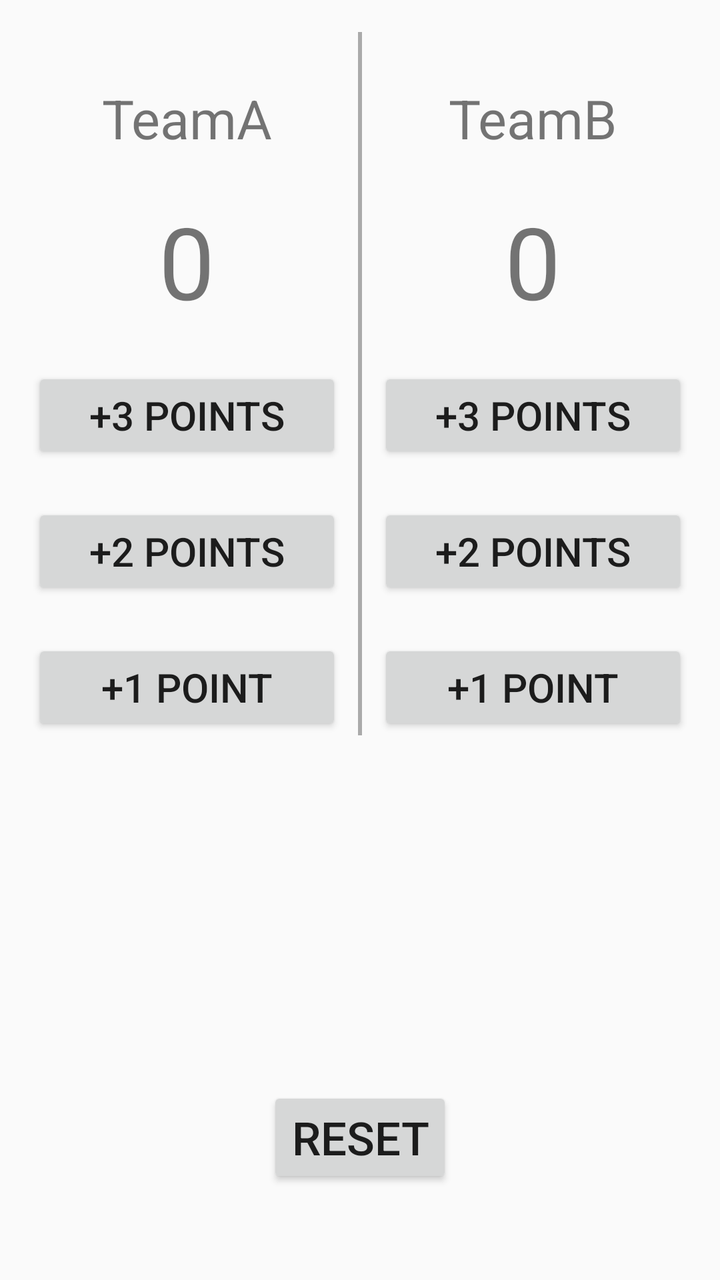
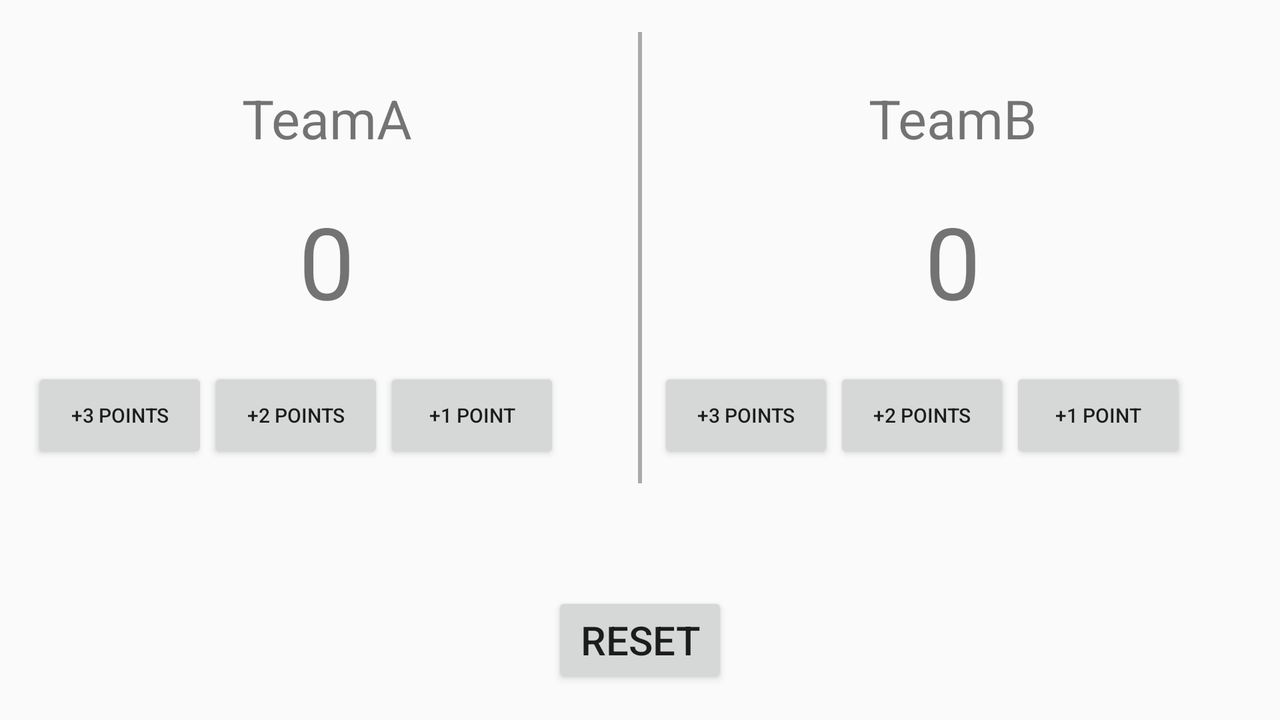

One screen, two layout resources from the same app: the default and the author's alternative for another configuration. Each is rendered where Android would select it; the XML of both is given below.
<!-- AndroidManifest.xml: application theme AppTheme -->
<!-- res/layout/team1.xml -->
<?xml version="1.0" encoding="utf-8"?>
<RelativeLayout xmlns:android="http://schemas.android.com/apk/res/android"
    xmlns:app="http://schemas.android.com/apk/res-auto"
    xmlns:tools="http://schemas.android.com/tools"
    android:layout_width="match_parent"
    android:layout_height="match_parent"
    android:paddingBottom="16dp"
    android:paddingLeft="16dp"
    android:paddingRight="16dp"
    android:paddingTop="16dp"
    tools:context=".teamActivity">

    <LinearLayout
        android:orientation="horizontal"
        android:layout_width="match_parent"
        android:layout_height="wrap_content">
        <LinearLayout
            android:orientation="vertical"
            android:layout_width="0dp"
            android:layout_height="wrap_content"
            android:layout_weight="1">



            <TextView
                android:id="@+id/text11"
                android:layout_width="match_parent"
                android:layout_height="wrap_content"
                android:gravity="center"
                android:textSize="27sp"
                android:layout_marginTop="25dp"
                android:layout_marginBottom="10dp"
                android:text="@string/t1" />

            <TextView
                android:id="@+id/text12"
                android:layout_width="match_parent"
                android:layout_height="wrap_content"
                android:textSize="50sp"
                android:gravity="center"
                android:layout_marginTop="10dp"
                android:layout_marginBottom="10dp"
                android:text="@string/sc" />

            <Button
                android:id="@+id/btn13"
                android:layout_width="match_parent"
                android:layout_height="wrap_content"
                android:layout_below="@+id/textView3"
                android:layout_marginTop="10dp"
                android:layout_marginBottom="10dp"
                android:onClick="btnAdd3"
                android:text="@string/s3"
                android:textSize="20sp" />

            <Button
                android:id="@+id/btn12"
                android:layout_width="match_parent"
                android:layout_height="wrap_content"
                android:layout_below="@+id/button3"
                android:layout_marginTop="10dp"
                android:layout_marginBottom="10dp"
                android:onClick="btnAdd2"
                android:text="@string/s2"
                android:textSize="20sp" />

            <Button
                android:id="@+id/btn11"
                android:layout_width="match_parent"
                android:layout_height="wrap_content"
                android:layout_alignParentTop="true"
                android:layout_marginTop="10dp"
                android:onClick="btnAdd3"
                android:text="@string/s1"
                android:textSize="20sp" />




        </LinearLayout>

        <TextView
            android:layout_width="2dp"
            android:layout_height="match_parent"
            android:layout_marginLeft="8dp"
            android:layout_marginRight="8dp"
            android:background="@android:color/darker_gray" />


        <LinearLayout
            android:orientation="vertical"
            android:layout_width="0dp"
            android:layout_height="wrap_content"
            android:layout_weight="1"
            android:layout_alignParentTop="true"
            android:layout_alignParentLeft="true"
            android:layout_alignParentStart="true">



            <TextView
                android:id="@+id/text21"
                android:layout_width="match_parent"
                android:layout_height="wrap_content"
                android:gravity="center"
                android:textSize="27sp"
                android:layout_marginTop="25dp"
                android:layout_marginBottom="10dp"
                android:text="@string/t2" />

            <TextView
                android:id="@+id/text22"
                android:layout_width="match_parent"
                android:layout_height="wrap_content"
                android:textSize="50sp"
                android:gravity="center"
                android:layout_marginTop="10dp"
                android:layout_marginBottom="10dp"
                android:text="@string/sc" />

            <Button
                android:id="@+id/btn23"
                android:layout_width="match_parent"
                android:layout_height="wrap_content"
                android:layout_below="@+id/textView3"
                android:layout_marginTop="10dp"
                android:layout_marginBottom="10dp"
                android:onClick="btnAdd3"
                android:text="@string/s3"
                android:textSize="20sp" />

            <Button
                android:id="@+id/btn22"
                android:layout_width="match_parent"
                android:layout_height="wrap_content"
                android:layout_below="@+id/button3"
                android:layout_marginTop="10dp"
                android:layout_marginBottom="10dp"
                android:onClick="btnAdd2"
                android:text="@string/s2"
                android:textSize="20sp" />

            <Button
                android:id="@+id/btn21"
                android:layout_width="match_parent"
                android:layout_height="wrap_content"
                android:layout_alignParentTop="true"
                android:layout_marginTop="10dp"
                android:onClick="btnAdd1"
                android:text="@string/s1"
                android:textSize="20sp" />




        </LinearLayout>


    </LinearLayout>

    <Button
        android:id="@+id/btn0"
        android:layout_width="wrap_content"
        android:layout_height="wrap_content"
        android:layout_alignParentBottom="true"
        android:layout_centerHorizontal="true"
        android:layout_marginBottom="30dp"
        android:onClick="reset"
        android:text="@string/reset"
        android:textSize="23sp" />


</RelativeLayout>
<!-- resources referenced by this layout -->
<resources>
  <string name="reset">RESET</string>
  <string name="s1">+1 POINT</string>
  <string name="s2">+2 POINTS</string>
  <string name="s3">+3 POINTS</string>
  <string name="sc">0</string>
  <string name="t1">TeamA</string>
  <string name="t2">TeamB</string>
  <style name="AppTheme" parent="Theme.AppCompat.Light.DarkActionBar">
          
          <item name="colorPrimary">@color/colorPrimary</item>
          <item name="colorPrimaryDark">@color/colorPrimaryDark</item>
          <item name="colorAccent">@color/colorAccent</item>
      </style>
</resources>
<!-- res/layout-land/team1.xml (the author's variant of the layout above) -->
<!-- drawn on the phone turned sideways -->
<?xml version="1.0" encoding="utf-8"?>
<RelativeLayout xmlns:android="http://schemas.android.com/apk/res/android"
    xmlns:app="http://schemas.android.com/apk/res-auto"
    xmlns:tools="http://schemas.android.com/tools"
    android:layout_width="match_parent"
    android:layout_height="match_parent"
    android:paddingBottom="16dp"
    android:paddingLeft="16dp"
    android:paddingRight="16dp"
    android:paddingTop="16dp"
    tools:context=".teamActivity">

    <LinearLayout
        android:orientation="horizontal"
        android:layout_width="match_parent"
        android:layout_height="wrap_content">
        <LinearLayout
            android:orientation="vertical"
            android:layout_width="0dp"
            android:layout_height="wrap_content"
            android:layout_weight="1">



            <TextView
                android:id="@+id/text11"
                android:layout_width="match_parent"
                android:layout_height="wrap_content"
                android:gravity="center"
                android:textSize="27sp"
                android:layout_marginTop="25dp"
                android:layout_marginBottom="10dp"
                android:text="@string/t1" />

            <TextView
                android:id="@+id/text12"
                android:layout_width="match_parent"
                android:layout_height="wrap_content"
                android:textSize="50sp"
                android:gravity="center"
                android:layout_marginTop="10dp"
                android:layout_marginBottom="10dp"
                android:text="@string/sc" />

            <LinearLayout
                android:layout_width="match_parent"
                android:layout_height="match_parent"
                android:orientation="horizontal">

                <Button
                    android:id="@+id/btn13"
                    android:layout_width="wrap_content"
                    android:layout_height="wrap_content"
                    android:layout_below="@+id/textView3"
                    android:layout_marginTop="10dp"
                    android:layout_marginBottom="10dp"
                    android:onClick="btnAdd3"
                    android:text="@string/s3"
                    android:textSize="10sp" />

                <Button
                    android:id="@+id/btn12"
                    android:layout_width="wrap_content"
                    android:layout_height="wrap_content"
                    android:layout_below="@+id/button3"
                    android:layout_marginTop="10dp"
                    android:layout_marginBottom="10dp"
                    android:onClick="btnAdd2"
                    android:text="@string/s2"
                    android:textSize="10sp" />

                <Button
                    android:id="@+id/btn11"
                    android:layout_width="wrap_content"
                    android:layout_height="wrap_content"
                    android:layout_alignParentTop="true"
                    android:layout_marginTop="10dp"
                    android:onClick="btnAdd3"
                    android:text="@string/s1"
                    android:textSize="10sp" />

            </LinearLayout>


        </LinearLayout>

        <TextView
            android:layout_width="2dp"
            android:layout_height="match_parent"
            android:layout_marginLeft="8dp"
            android:layout_marginRight="8dp"
            android:background="@android:color/darker_gray" />


        <LinearLayout
            android:orientation="vertical"
            android:layout_width="0dp"
            android:layout_height="wrap_content"
            android:layout_weight="1"
            android:layout_alignParentTop="true"
            android:layout_alignParentLeft="true"
            android:layout_alignParentStart="true">



            <TextView
                android:id="@+id/text21"
                android:layout_width="match_parent"
                android:layout_height="wrap_content"
                android:gravity="center"
                android:textSize="27sp"
                android:layout_marginTop="25dp"
                android:layout_marginBottom="10dp"
                android:text="@string/t2" />

            <TextView
                android:id="@+id/text22"
                android:layout_width="match_parent"
                android:layout_height="wrap_content"
                android:textSize="50sp"
                android:gravity="center"
                android:layout_marginTop="10dp"
                android:layout_marginBottom="10dp"
                android:text="@string/sc" />

            <LinearLayout
                android:layout_width="match_parent"
                android:layout_height="match_parent"
                android:orientation="horizontal">

                <Button
                    android:id="@+id/btn23"
                    android:layout_width="wrap_content"
                    android:layout_height="wrap_content"
                    android:layout_below="@+id/textView3"
                    android:layout_marginTop="10dp"
                    android:layout_marginBottom="10dp"
                    android:onClick="btnAdd3"
                    android:text="@string/s3"
                    android:textSize="10sp" />

                <Button
                    android:id="@+id/btn22"
                    android:layout_width="wrap_content"
                    android:layout_height="wrap_content"
                    android:layout_below="@+id/button3"
                    android:layout_marginTop="10dp"
                    android:layout_marginBottom="10dp"
                    android:onClick="btnAdd2"
                    android:text="@string/s2"
                    android:textSize="10sp" />

                <Button
                    android:id="@+id/btn21"
                    android:layout_width="wrap_content"
                    android:layout_height="wrap_content"
                    android:layout_alignParentTop="true"
                    android:layout_marginTop="10dp"
                    android:onClick="btnAdd1"
                    android:text="@string/s1"
                    android:textSize="10sp" />

            </LinearLayout>


        </LinearLayout>


    </LinearLayout>

    <Button
        android:id="@+id/btn0"
        android:layout_width="wrap_content"
        android:layout_height="wrap_content"
        android:layout_alignParentBottom="true"
        android:layout_centerHorizontal="true"
        android:layout_marginBottom="0dp"
        android:onClick="reset"
        android:text="@string/reset"
        android:textSize="20sp" />


</RelativeLayout>
